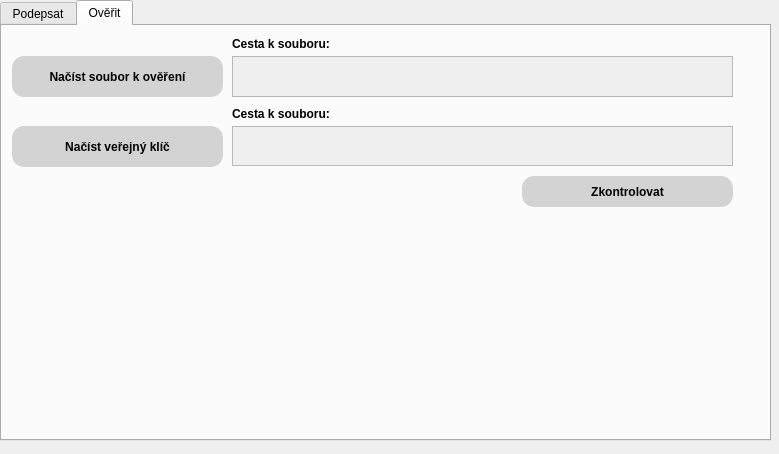
<?xml version="1.0" encoding="UTF-8"?>
<ui version="4.0">
 <class>MainWindow</class>
 <widget class="QMainWindow" name="MainWindow">
  <property name="geometry">
   <rect>
    <x>0</x>
    <y>0</y>
    <width>779</width>
    <height>454</height>
   </rect>
  </property>
  <property name="windowTitle">
   <string>MainWindow</string>
  </property>
  <widget class="QWidget" name="centralwidget">
   <widget class="QTabWidget" name="tabWidget">
    <property name="geometry">
     <rect>
      <x>0</x>
      <y>0</y>
      <width>771</width>
      <height>441</height>
     </rect>
    </property>
    <property name="styleSheet">
     <string notr="true"/>
    </property>
    <property name="currentIndex">
     <number>1</number>
    </property>
    <widget class="QWidget" name="tab">
     <attribute name="title">
      <string>Podepsat</string>
     </attribute>
     <widget class="QPushButton" name="otevritSoubor">
      <property name="geometry">
       <rect>
        <x>10</x>
        <y>30</y>
        <width>261</width>
        <height>51</height>
       </rect>
      </property>
      <property name="font">
       <font>
        <weight>75</weight>
        <bold>true</bold>
       </font>
      </property>
      <property name="styleSheet">
       <string notr="true">border-radius: 12;
background-color: lightgray</string>
      </property>
      <property name="text">
       <string>Otevřít soubor k podpisu</string>
      </property>
     </widget>
     <widget class="QLabel" name="Popis01">
      <property name="geometry">
       <rect>
        <x>280</x>
        <y>10</y>
        <width>121</width>
        <height>16</height>
       </rect>
      </property>
      <property name="font">
       <font>
        <weight>75</weight>
        <bold>true</bold>
       </font>
      </property>
      <property name="text">
       <string>Cesta k souboru:</string>
      </property>
     </widget>
     <widget class="QScrollArea" name="scrollArea">
      <property name="geometry">
       <rect>
        <x>280</x>
        <y>30</y>
        <width>481</width>
        <height>51</height>
       </rect>
      </property>
      <property name="widgetResizable">
       <bool>true</bool>
      </property>
      <widget class="QWidget" name="scrollAreaWidgetContents">
       <property name="geometry">
        <rect>
         <x>0</x>
         <y>0</y>
         <width>479</width>
         <height>49</height>
        </rect>
       </property>
       <layout class="QVBoxLayout" name="verticalLayout">
        <item>
         <widget class="QLabel" name="Cesta">
          <property name="sizePolicy">
           <sizepolicy hsizetype="Fixed" vsizetype="Preferred">
            <horstretch>0</horstretch>
            <verstretch>0</verstretch>
           </sizepolicy>
          </property>
          <property name="text">
           <string/>
          </property>
          <property name="alignment">
           <set>Qt::AlignLeading|Qt::AlignLeft|Qt::AlignTop</set>
          </property>
          <property name="margin">
           <number>0</number>
          </property>
         </widget>
        </item>
       </layout>
      </widget>
     </widget>
     <widget class="QLabel" name="Popis02">
      <property name="geometry">
       <rect>
        <x>20</x>
        <y>90</y>
        <width>141</width>
        <height>16</height>
       </rect>
      </property>
      <property name="font">
       <font>
        <weight>75</weight>
        <bold>true</bold>
       </font>
      </property>
      <property name="text">
       <string>Informace o souboru:</string>
      </property>
     </widget>
     <widget class="QScrollArea" name="scrollArea_2">
      <property name="geometry">
       <rect>
        <x>10</x>
        <y>110</y>
        <width>751</width>
        <height>231</height>
       </rect>
      </property>
      <property name="widgetResizable">
       <bool>true</bool>
      </property>
      <widget class="QWidget" name="scrollAreaWidgetContents_2">
       <property name="geometry">
        <rect>
         <x>0</x>
         <y>0</y>
         <width>749</width>
         <height>229</height>
        </rect>
       </property>
       <layout class="QVBoxLayout" name="verticalLayout_2">
        <item>
         <widget class="QLabel" name="Informace">
          <property name="sizePolicy">
           <sizepolicy hsizetype="Fixed" vsizetype="Preferred">
            <horstretch>0</horstretch>
            <verstretch>0</verstretch>
           </sizepolicy>
          </property>
          <property name="text">
           <string/>
          </property>
          <property name="alignment">
           <set>Qt::AlignLeading|Qt::AlignLeft|Qt::AlignTop</set>
          </property>
         </widget>
        </item>
       </layout>
      </widget>
     </widget>
     <widget class="QPushButton" name="PodpisUloz">
      <property name="geometry">
       <rect>
        <x>10</x>
        <y>350</y>
        <width>161</width>
        <height>51</height>
       </rect>
      </property>
      <property name="font">
       <font>
        <weight>75</weight>
        <bold>true</bold>
       </font>
      </property>
      <property name="styleSheet">
       <string notr="true">border-radius: 12;
background-color: lightgray</string>
      </property>
      <property name="text">
       <string>Podepsat a uložit</string>
      </property>
     </widget>
     <widget class="QLabel" name="Hotovo">
      <property name="geometry">
       <rect>
        <x>190</x>
        <y>370</y>
        <width>55</width>
        <height>16</height>
       </rect>
      </property>
      <property name="text">
       <string/>
      </property>
     </widget>
    </widget>
    <widget class="QWidget" name="tab_2">
     <attribute name="title">
      <string>Ověřit</string>
     </attribute>
     <widget class="QPushButton" name="SouborKontrola">
      <property name="geometry">
       <rect>
        <x>10</x>
        <y>30</y>
        <width>211</width>
        <height>41</height>
       </rect>
      </property>
      <property name="font">
       <font>
        <weight>75</weight>
        <bold>true</bold>
       </font>
      </property>
      <property name="styleSheet">
       <string notr="true">border-radius: 12;
background-color: lightgray</string>
      </property>
      <property name="text">
       <string>Načíst soubor k ověření</string>
      </property>
     </widget>
     <widget class="QLabel" name="vysledek">
      <property name="geometry">
       <rect>
        <x>20</x>
        <y>190</y>
        <width>711</width>
        <height>181</height>
       </rect>
      </property>
      <property name="text">
       <string/>
      </property>
      <property name="alignment">
       <set>Qt::AlignLeading|Qt::AlignLeft|Qt::AlignTop</set>
      </property>
     </widget>
     <widget class="QPushButton" name="VerejnyKlic">
      <property name="geometry">
       <rect>
        <x>10</x>
        <y>100</y>
        <width>211</width>
        <height>41</height>
       </rect>
      </property>
      <property name="font">
       <font>
        <weight>75</weight>
        <bold>true</bold>
       </font>
      </property>
      <property name="styleSheet">
       <string notr="true">border-radius: 12;
background-color: lightgray</string>
      </property>
      <property name="text">
       <string>Načíst veřejný klíč</string>
      </property>
     </widget>
     <widget class="QLabel" name="Popis01_2">
      <property name="geometry">
       <rect>
        <x>230</x>
        <y>10</y>
        <width>111</width>
        <height>16</height>
       </rect>
      </property>
      <property name="font">
       <font>
        <weight>75</weight>
        <bold>true</bold>
       </font>
      </property>
      <property name="text">
       <string>Cesta k souboru:</string>
      </property>
     </widget>
     <widget class="QLabel" name="Popis02_2">
      <property name="geometry">
       <rect>
        <x>230</x>
        <y>80</y>
        <width>111</width>
        <height>16</height>
       </rect>
      </property>
      <property name="font">
       <font>
        <weight>75</weight>
        <bold>true</bold>
       </font>
      </property>
      <property name="text">
       <string>Cesta k souboru:</string>
      </property>
     </widget>
     <widget class="QScrollArea" name="scrollArea_3">
      <property name="geometry">
       <rect>
        <x>230</x>
        <y>30</y>
        <width>501</width>
        <height>41</height>
       </rect>
      </property>
      <property name="widgetResizable">
       <bool>true</bool>
      </property>
      <widget class="QWidget" name="scrollAreaWidgetContents_3">
       <property name="geometry">
        <rect>
         <x>0</x>
         <y>0</y>
         <width>499</width>
         <height>39</height>
        </rect>
       </property>
       <layout class="QVBoxLayout" name="verticalLayout_3">
        <item>
         <widget class="QLabel" name="Cestakontrola">
          <property name="sizePolicy">
           <sizepolicy hsizetype="Fixed" vsizetype="Preferred">
            <horstretch>0</horstretch>
            <verstretch>0</verstretch>
           </sizepolicy>
          </property>
          <property name="text">
           <string/>
          </property>
          <property name="alignment">
           <set>Qt::AlignLeading|Qt::AlignLeft|Qt::AlignTop</set>
          </property>
         </widget>
        </item>
       </layout>
      </widget>
     </widget>
     <widget class="QScrollArea" name="scrollArea_4">
      <property name="geometry">
       <rect>
        <x>230</x>
        <y>100</y>
        <width>501</width>
        <height>40</height>
       </rect>
      </property>
      <property name="widgetResizable">
       <bool>true</bool>
      </property>
      <widget class="QWidget" name="scrollAreaWidgetContents_4">
       <property name="geometry">
        <rect>
         <x>0</x>
         <y>0</y>
         <width>499</width>
         <height>38</height>
        </rect>
       </property>
       <layout class="QVBoxLayout" name="verticalLayout_4">
        <item>
         <widget class="QLabel" name="CestaKlic">
          <property name="sizePolicy">
           <sizepolicy hsizetype="Fixed" vsizetype="Preferred">
            <horstretch>0</horstretch>
            <verstretch>0</verstretch>
           </sizepolicy>
          </property>
          <property name="text">
           <string/>
          </property>
         </widget>
        </item>
       </layout>
      </widget>
     </widget>
     <widget class="QPushButton" name="pushButton">
      <property name="geometry">
       <rect>
        <x>520</x>
        <y>150</y>
        <width>211</width>
        <height>31</height>
       </rect>
      </property>
      <property name="font">
       <font>
        <weight>75</weight>
        <bold>true</bold>
       </font>
      </property>
      <property name="styleSheet">
       <string notr="true">border-radius: 12;
background-color: lightgray</string>
      </property>
      <property name="text">
       <string>Zkontrolovat</string>
      </property>
     </widget>
    </widget>
   </widget>
  </widget>
 </widget>
 <resources/>
 <connections/>
</ui>
